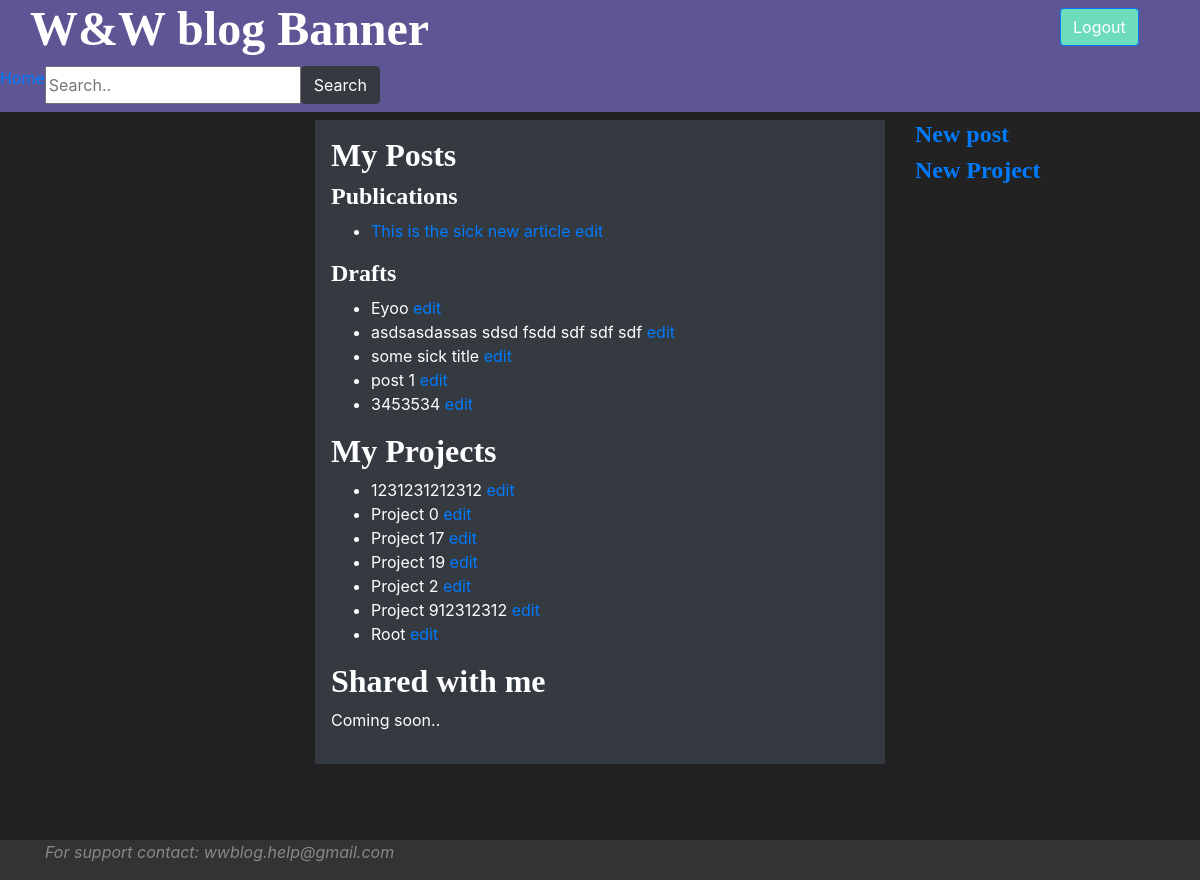
The page /me/ (signed in) on the database as committed earlier.
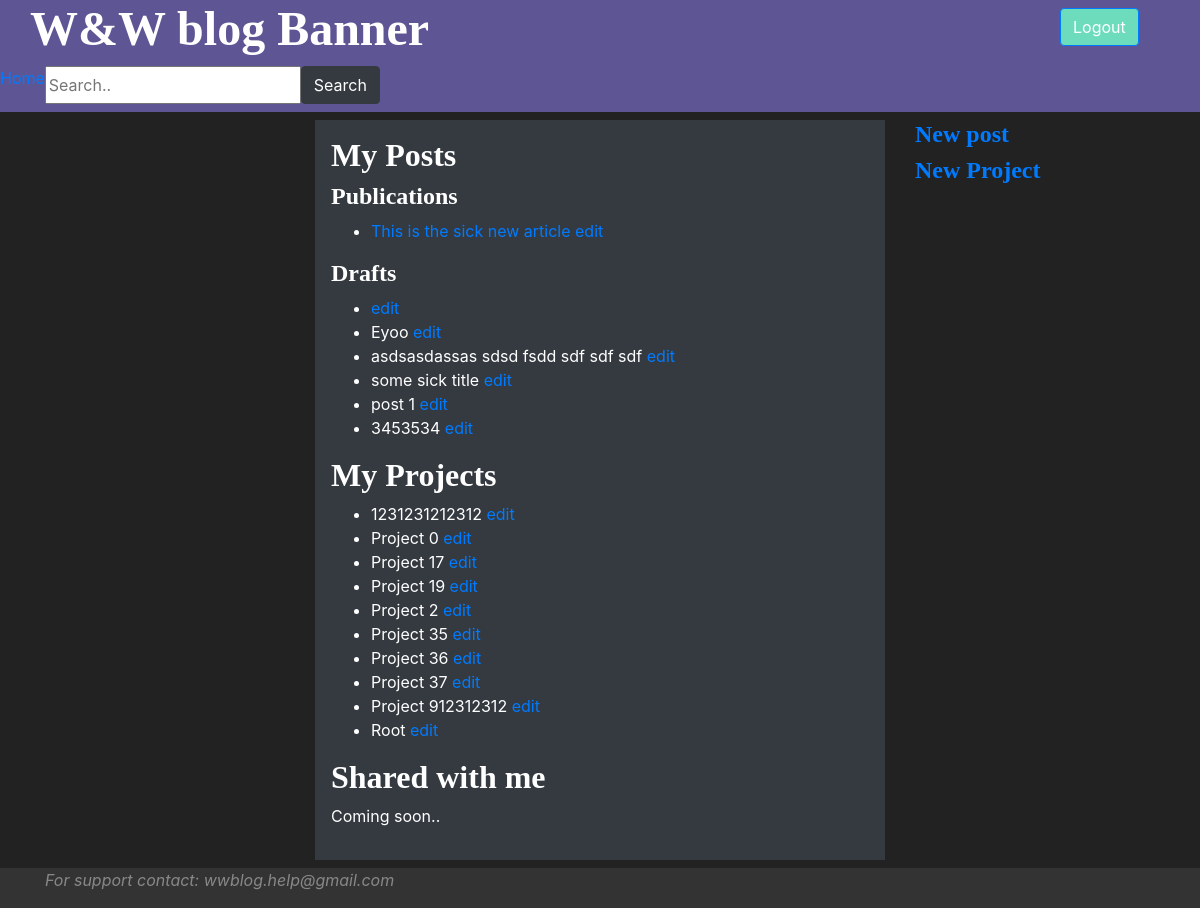
The same page on the database as committed later.
### wwapp/models.py (models this page shows, shortened)
class Article(models.Model):
    article_id = models.AutoField(primary_key=True)
    article_title = models.CharField(max_length=45)
    pub_date = models.DateTimeField(blank=True, null=True)
    author = models.ForeignKey(User, on_delete=models.PROTECT)
    published = models.BooleanField(default=False)
    creation_date = models.DateTimeField(auto_now_add=True)
    article_parent = models.ForeignKey("Article", on_delete=models.SET_NULL, null=True, blank=True)
    """
    # populate with -  default=timezone.now - from django.utils.timezone.now()
    # edit_date = models.DateField(auto_now=True)
    # can be used instead auto_now_add = True,
    """
    class Meta:
        indexes = [
            models.Index(fields=['article_title']),
            models.Index(fields=['author']),
        ]

class Category(models.Model):
    category_id = models.AutoField(primary_key=True)
    category_name = models.CharField(unique=True, max_length=45)
    category_creator = models.ForeignKey(User, on_delete=models.PROTECT)
    class CategoryType(models.TextChoices):
        PROJECT = 'PROJECT', _('Project')
        TOPIC = 'TOPIC', _('Topic')
        SUBTOPIC = 'SUBTOPIC', _('SubTopic')
    category_type = models.CharField(max_length=45, choices=CategoryType.choices, default=CategoryType.PROJECT)
    class Meta:
        verbose_name_plural = 'Categories'
        indexes = [
            models.Index(fields=['category_name']),
        ]

### wwapp/views.py (the view)
# urls.py: path('me/', views.manage_own_content, name='manage_own_content'),
@login_required
def manage_own_content(request):
    drafted_articles = ArticleHandler.get_user_drafted_articles(request.user)
    published_articles = ArticleHandler.get_user_published_articles(request.user)
    values = {
        "drafted_articles": drafted_articles,
        "published_articles": published_articles,
        "user": request.user,
        "user_projects": CategoryHandler.get_user_projects(request.user),
    }
    return render(request, 'wwapp/manage_user_content.html', values)

### wwapp/handlers.py (called while the page is built)
    @staticmethod
    def get_user_projects(user: User) -> [Category]:
        try:
            return Category.objects.filter(category_creator_id=user.id,
                                           category_type=Category.CategoryType.PROJECT).order_by('category_name')
        except exceptions.EmptyResultSet:
            return []

    @staticmethod
    def get_user_published_articles(user: User):
        try:
            return Article.objects.filter(author_id=user.id, published=True).order_by('-pub_date')
        except exceptions.EmptyResultSet:
            return None

    @staticmethod
    def get_user_drafted_articles(user: User):
        try:
            return Article.objects.filter(author_id=user.id, published=False).order_by('-creation_date')
        except exceptions.EmptyResultSet:
            return None

### wwapp/templates/wwapp/manage_user_content.html (shortened to what this page needs)
{% extends 'wwapp/base.html' %}
{% block right_nav %}
    {% if request.user.is_authenticated %}
        <h4><a href="{% url 'wwapp:new_article' %}">New post</a></h4>
        <h4><a href="{% url 'wwapp:new_project' %}">New Project</a></h4>
    {% endif %}
{% endblock %}
{% block content %}
    {% if request.user.is_authenticated %}
        <h3>My Posts</h3>
    {% endif %}
    <h4>Publications</h4>
    {% if published_articles %}
        <ul title="publications_list">
            {% for article in published_articles %}
                <li>
                    <a href="{% url 'wwapp:open_article' article.article_id %}">{{ article.article_title }}</a>
                    <a href="{% url 'wwapp:edit_article' article.article_id %}">edit</a>
                </li>
            {% endfor %}
        </ul>
    {% else %}
        <p><i>You have no published articles.<br>Publish one of your drafts or make new post <a href="{% url 'wwapp:new_article' %}">here</a></i></p>
    {% endif %}
    <h4>Drafts</h4>
    {% if drafted_articles %}
        <ul title="drafts_list">
            {% for article in drafted_articles %}
                <li>
                    {{ article.article_title }}
                    <a href="{% url 'wwapp:edit_article' article.article_id %}">edit</a>
                </li>
            {% endfor %}
        </ul>
    {% else %}
        <p>You have no drafts. Make a new post <a href="{% url 'wwapp:new_article' %}">here</a></p>
    {% endif %}
    <h3>My Projects</h3>
    {% if user_projects %}
        <ul title="drafts_list">
            {% for project in user_projects %}
                <li>
                    {{ project.category_name }}
                    <a href="{% url 'wwapp:edit_category' project.category_id %}">edit</a>
                </li>
            {% endfor %}
        </ul>
    {% else %}
        <p>You have no projects yet. Start a new project <a href="{% url 'wwapp:new_project' %}">here</a></p>
    {% endif %}
    <h3>Shared with me</h3>
    <p>Coming soon..</p>
{% endblock %}

### wwapp/templates/wwapp/base.html (shortened to what this page needs)
<!DOCTYPE html>
<html lang="en">
<head>
    {% load static %}
    <link rel="stylesheet" href="https://stackpath.bootstrapcdn.com/bootstrap/4.3.1/css/bootstrap.min.css"
>
    <link rel="stylesheet" type="text/css" href="{% static 'wwapp/css/fonts.css' %}">
    <link rel="stylesheet" type="text/css" href="{% static 'wwapp/css/style.css' %}">
</head>
<body class="container-fluid h-100">
<div class="row max-width pb-2" id="banner_container">
    <div class="banner col-12  pb-2" id="banner">
        <div class="row col-12">
            <div class="banner__title col-11">
                <h1 class="mx-auto" onclick="location.href = '{% url 'wwapp:index' %}'">W&W blog Banner</h1>
            </div>
            {% if request.user.is_authenticated %}
                <button class="btn btn-primary h-100 mt-2" id="logout-btn"
                        onclick="location.href = '{% url 'wwapp:logout' %}'">Logout</button>
            {% else %}
                <button class="btn btn-primary h-100 mt-2" id="login-btn"
                        onclick="location.href = '{% url 'wwapp:login' %}'">Login</button>
            {% endif %}
        </div>
        <div class="row banner__nav">
            <a href="{% url 'wwapp:index' %}">Home</a>
            <div class="input-group- mb3">
                <div class="input-group-prepend pb-50">
                    <input type="text" name="search" placeholder="Search..">
                    <button type="submit" name="search_btn" value="search_text" class="btn btn-dark">Search</button>
                </div>
            </div>
        </div>
    </div>
</div>
<div class="row max-width h-100">
    <div class="nav col-3 ">
    </div>
    <div class="content col-6" , id="content" ,>
        <div class="p-3 mb-2 bg-dark text-whit">
            {% block content %}
            {% endblock %}
        </div>
    </div>
    <div class="aside col-3">
        {% block right_nav %}{% endblock %}
    </div>
</div>
<footer class="footer row max-width h-100">
    <div class="container">
        <p><i>For support contact: wwblog.help@gmail.com</i></p>
    </div>
</footer>
</body>
</html>

### wwapp/static/wwapp/css/style.css (style rules this page uses)
.banner { background: #5E5694; }
#logout-btn { background: #6DDCBD; }
#login-btn, #logout-btn { background: #6DDCBD; }
body { background: #222222; color: white; font-style: normal; }
footer { background: #333333; color: #888888; }
.content { min-height: 90vh; border-radius: 4%; }
html { font-size: 100%; }
h1, h2, h3, h4 { font-family: WorkSans, serif; }
h1 { font-size: 3rem; }
h3 { font-size: 2rem; }
h4 { font-size: 1.5rem; }
p { font-size: 1em; }
h1, h2 { font-weight: 600; }
h3, h4 { font-weight: 600; }

Rows that differ between the two databases and show on the page:
added Category: category_name "Project 35"
added Category: category_name "Project 36"
added Category: category_name "Project 37"
